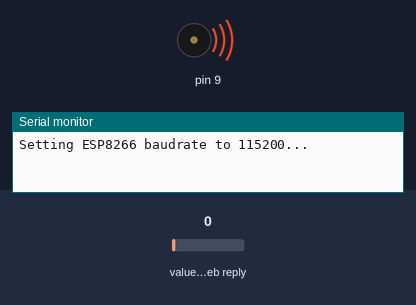
This sketch was run on a simulated Arduino Mega 2560, built with avr-gcc and run on an emulated ATmega2560. Parts: buzzer (waves = sounding), the last lines printed to the serial monitor. The inputs (shaded band) are chosen by the test bench; at power-on: value in the web reply 0. WiFi joins after 1.5 s; servers stay silent unless stated; the modem accepts every AT command (registered, SIM ready, sends succeed) and sends nothing else; web services answer with replies made up by the test bench.

Above: at 0.01 s.
At 1.9 s:
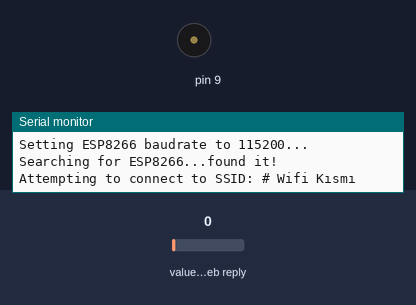
Timing chart, 0 to 10.8 s (numbered marks = the images above):
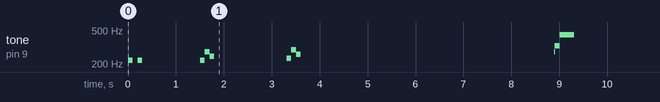

The sketch:

Project.ino
```cpp
#include "WiFiEsp.h"
#include "secrets.h"
#include "ThingSpeak.h"

char ssid[] = SECRET_SSID;
char pass[] = SECRET_PASS;
int keyIndex = 0;
WiFiEspClient  client;

#ifndef HAVE_HWSERIAL1
#include "SoftwareSerial.h"
SoftwareSerial Serial1(6, 7);
#define ESP_BAUDRATE  19200
#else
#define ESP_BAUDRATE  115200
#endif

unsigned long counterChannelNumber = SECRET_CH_ID_COUNTER;
const char * myCounterReadAPIKey = SECRET_READ_APIKEY_COUNTER;
unsigned int counterFieldNumber = 1;

long current = 0;

void setup() {
  Serial.begin(115200);
  while(!Serial){ ; }

  setEspBaudRate(ESP_BAUDRATE);

  while (!Serial){ ; }

  Serial.print("Searching for ESP8266...");

  WiFi.init(&Serial1);

  if (WiFi.status() == WL_NO_SHIELD) {
    Serial.println("WiFi shield not present");
    while (true);
  }
  Serial.println("found it!");
  play(220.00, 100);
  play(277.18, 100);
  lastplay(246.94, 100);

  ThingSpeak.begin(client);
}

void loop() {

  int statusCode = 0;

  if(WiFi.status() != WL_CONNECTED){
    Serial.print("Attempting to connect to SSID: ");
    Serial.println(SECRET_SSID);
    while(WiFi.status() != WL_CONNECTED){
      WiFi.begin(ssid, pass);
      play(233.08, 100);
      play(293.66, 100);
      lastplay(261.63, 100);
      Serial.print(".");
      delay(5000);
    }
    Serial.println("\nConnected");
    for(int hz = 220; hz <= 276; hz ++) {
      play(hz, 5);
    }
    play(277.18, 15);
    play(329.63, 100);
    lastplay(440.00, 300);
  }

  long count = ThingSpeak.readLongField(counterChannelNumber, counterFieldNumber, myCounterReadAPIKey);

  statusCode = ThingSpeak.getLastReadStatus();
  if(statusCode == 200){
    Serial.println("Counter: " + String(count));
  }
  else{
    Serial.println("Problem reading channel. HTTP error code " + String(statusCode));
  }

  if(current != 0 && current != count) {
    Serial.println("<<< New order! >>>");
    play(440.00, 100);
    play(739.99, 100);
    play(493.88, 100);
    play(659.25, 100);
    lastplay(554.37, 200);
  }

  current = count;

  delay(15000);
}

void setEspBaudRate(unsigned long baudrate){
  long rates[6] = {115200,74880,57600,38400,19200,9600};

  Serial.print("Setting ESP8266 baudrate to ");
  Serial.print(baudrate);
  Serial.println("...");
  lastplay(220.00, 100);
  delay(100);
  lastplay(220.00, 100);

  for(int i = 0; i < 6; i++){
    Serial1.begin(rates[i]);
    delay(100);
    Serial1.print("AT+UART_DEF=");
    Serial1.print(baudrate);
    Serial1.print(",8,1,0,0\r\n");
    delay(100);
  }

  Serial1.begin(baudrate);
}

void play(int note, int duration){
  tone(9, note);
  delay(duration);
}
void lastplay(int note, int duration){
  tone(9, note);
  delay(duration);
  noTone(9);
}
```

secrets.h
```cpp
#define SECRET_SSID "# Wifi Kısmı"
#define SECRET_PASS "# Şifre Kısmı"

#define SECRET_CH_ID_WEATHER_STATION 12397

#define SECRET_CH_ID_COUNTER 1338874
#define SECRET_READ_APIKEY_COUNTER "LT3CGD9ASCQ1NZRP"
```

Measured:
- by itself, tone on pin 9: plays 220 Hz for 0.10 s, 220 Hz for 0.10 s, 220 Hz for 0.10 s, 277 Hz for 0.10 s, 246 Hz for 0.10 s, 233 Hz for 0.10 s … (11 notes in this stretch)
